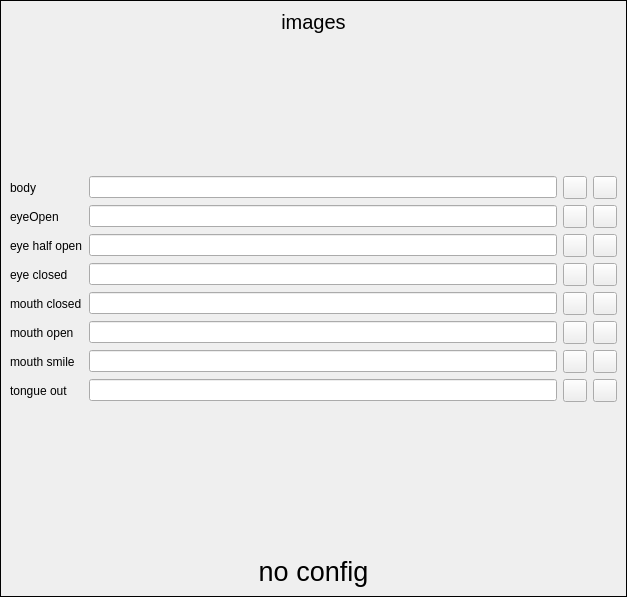
<?xml version="1.0" encoding="UTF-8"?>
<ui version="4.0">
 <class>ImageFilesWidget</class>
 <widget class="QWidget" name="ImageFilesWidget">
  <property name="geometry">
   <rect>
    <x>0</x>
    <y>0</y>
    <width>627</width>
    <height>597</height>
   </rect>
  </property>
  <property name="windowTitle">
   <string>Form</string>
  </property>
  <layout class="QVBoxLayout" name="verticalLayout">
   <property name="spacing">
    <number>0</number>
   </property>
   <property name="leftMargin">
    <number>0</number>
   </property>
   <property name="topMargin">
    <number>0</number>
   </property>
   <property name="rightMargin">
    <number>0</number>
   </property>
   <property name="bottomMargin">
    <number>0</number>
   </property>
   <item>
    <widget class="QFrame" name="imageFilesFrame">
     <property name="frameShape">
      <enum>QFrame::Box</enum>
     </property>
     <property name="frameShadow">
      <enum>QFrame::Plain</enum>
     </property>
     <layout class="QVBoxLayout" name="verticalLayout_2">
      <item>
       <widget class="QLabel" name="poseImageLabel">
        <property name="font">
         <font>
          <pointsize>15</pointsize>
         </font>
        </property>
        <property name="text">
         <string>images</string>
        </property>
        <property name="alignment">
         <set>Qt::AlignCenter</set>
        </property>
        <property name="margin">
         <number>10</number>
        </property>
       </widget>
      </item>
      <item>
       <widget class="QScrollArea" name="trackingDialogScrollArea">
        <property name="frameShape">
         <enum>QFrame::NoFrame</enum>
        </property>
        <property name="frameShadow">
         <enum>QFrame::Plain</enum>
        </property>
        <property name="verticalScrollBarPolicy">
         <enum>Qt::ScrollBarAsNeeded</enum>
        </property>
        <property name="sizeAdjustPolicy">
         <enum>QAbstractScrollArea::AdjustIgnored</enum>
        </property>
        <property name="widgetResizable">
         <bool>true</bool>
        </property>
        <property name="alignment">
         <set>Qt::AlignCenter</set>
        </property>
        <widget class="QWidget" name="trackingScrollAreaWidgetContents">
         <property name="enabled">
          <bool>true</bool>
         </property>
         <property name="geometry">
          <rect>
           <x>0</x>
           <y>0</y>
           <width>601</width>
           <height>525</height>
          </rect>
         </property>
         <property name="autoFillBackground">
          <bool>true</bool>
         </property>
         <layout class="QVBoxLayout" name="verticalLayout_5">
          <property name="leftMargin">
           <number>0</number>
          </property>
          <property name="topMargin">
           <number>0</number>
          </property>
          <property name="rightMargin">
           <number>0</number>
          </property>
          <property name="bottomMargin">
           <number>0</number>
          </property>
          <item>
           <widget class="QWidget" name="imageConfigWidget" native="true">
            <property name="sizePolicy">
             <sizepolicy hsizetype="Preferred" vsizetype="Preferred">
              <horstretch>0</horstretch>
              <verstretch>1</verstretch>
             </sizepolicy>
            </property>
            <layout class="QVBoxLayout" name="verticalLayout_14">
             <property name="leftMargin">
              <number>0</number>
             </property>
             <property name="topMargin">
              <number>0</number>
             </property>
             <property name="rightMargin">
              <number>0</number>
             </property>
             <property name="bottomMargin">
              <number>0</number>
             </property>
             <item>
              <layout class="QGridLayout" name="gridLayout">
               <property name="rightMargin">
                <number>0</number>
               </property>
               <property name="bottomMargin">
                <number>12</number>
               </property>
               <item row="4" column="0">
                <widget class="QLabel" name="eyesClosedUrlLabel">
                 <property name="text">
                  <string>eye closed</string>
                 </property>
                </widget>
               </item>
               <item row="5" column="1">
                <layout class="QHBoxLayout" name="horizontalLayout_7">
                 <item>
                  <widget class="QLineEdit" name="mouthClosedUrlLineEdit">
                   <property name="readOnly">
                    <bool>true</bool>
                   </property>
                   <property name="clearButtonEnabled">
                    <bool>false</bool>
                   </property>
                  </widget>
                 </item>
                 <item>
                  <widget class="QToolButton" name="mouthClosedUrlDeleteToolButton">
                   <property name="text">
                    <string/>
                   </property>
                  </widget>
                 </item>
                 <item>
                  <widget class="QToolButton" name="mouthClosedUrlBrowseToolButton">
                   <property name="text">
                    <string/>
                   </property>
                  </widget>
                 </item>
                </layout>
               </item>
               <item row="1" column="0">
                <widget class="QLabel" name="bodyUrlLabel">
                 <property name="text">
                  <string>body</string>
                 </property>
                </widget>
               </item>
               <item row="5" column="0">
                <widget class="QLabel" name="mouthClosedUrlLabel">
                 <property name="text">
                  <string>mouth closed</string>
                 </property>
                </widget>
               </item>
               <item row="3" column="0">
                <widget class="QLabel" name="eyesHalfOpenUrLabel">
                 <property name="text">
                  <string>eye half open</string>
                 </property>
                </widget>
               </item>
               <item row="4" column="1">
                <layout class="QHBoxLayout" name="horizontalLayout">
                 <item>
                  <widget class="QLineEdit" name="eyesClosedUrlLineEdit">
                   <property name="readOnly">
                    <bool>true</bool>
                   </property>
                   <property name="clearButtonEnabled">
                    <bool>false</bool>
                   </property>
                  </widget>
                 </item>
                 <item>
                  <widget class="QToolButton" name="eyesClosedUrlDeleteToolButton">
                   <property name="text">
                    <string/>
                   </property>
                  </widget>
                 </item>
                 <item>
                  <widget class="QToolButton" name="eyesClosedUrlBrowseToolButton">
                   <property name="text">
                    <string/>
                   </property>
                  </widget>
                 </item>
                </layout>
               </item>
               <item row="7" column="0">
                <widget class="QLabel" name="mouthSmileUrlLabel">
                 <property name="text">
                  <string>mouth smile</string>
                 </property>
                </widget>
               </item>
               <item row="6" column="0">
                <widget class="QLabel" name="mouthOpenUrlLabel">
                 <property name="text">
                  <string>mouth open</string>
                 </property>
                </widget>
               </item>
               <item row="2" column="0">
                <widget class="QLabel" name="eyesOpenUrlLabel">
                 <property name="text">
                  <string>eyeOpen</string>
                 </property>
                </widget>
               </item>
               <item row="7" column="1">
                <layout class="QHBoxLayout" name="horizontalLayout_9">
                 <item>
                  <widget class="QLineEdit" name="mouthSmileUrlLineEdit">
                   <property name="readOnly">
                    <bool>true</bool>
                   </property>
                   <property name="clearButtonEnabled">
                    <bool>false</bool>
                   </property>
                  </widget>
                 </item>
                 <item>
                  <widget class="QToolButton" name="mouthSmileUrlDeleteToolButton">
                   <property name="text">
                    <string/>
                   </property>
                  </widget>
                 </item>
                 <item>
                  <widget class="QToolButton" name="mouthSmileUrlBrowseToolButton">
                   <property name="text">
                    <string/>
                   </property>
                  </widget>
                 </item>
                </layout>
               </item>
               <item row="1" column="1">
                <layout class="QHBoxLayout" name="horizontalLayout_6">
                 <item>
                  <widget class="QLineEdit" name="bodyUrlLineEdit">
                   <property name="readOnly">
                    <bool>true</bool>
                   </property>
                   <property name="clearButtonEnabled">
                    <bool>false</bool>
                   </property>
                  </widget>
                 </item>
                 <item>
                  <widget class="QToolButton" name="bodyUrlDeleteToolButton">
                   <property name="text">
                    <string/>
                   </property>
                  </widget>
                 </item>
                 <item>
                  <widget class="QToolButton" name="bodyUrlBrowseToolButton">
                   <property name="text">
                    <string/>
                   </property>
                  </widget>
                 </item>
                </layout>
               </item>
               <item row="6" column="1">
                <layout class="QHBoxLayout" name="horizontalLayout_8">
                 <item>
                  <widget class="QLineEdit" name="mouthOpenUrlLineEdit">
                   <property name="readOnly">
                    <bool>true</bool>
                   </property>
                   <property name="clearButtonEnabled">
                    <bool>false</bool>
                   </property>
                  </widget>
                 </item>
                 <item>
                  <widget class="QToolButton" name="mouthOpenUrlDeleteToolButton">
                   <property name="text">
                    <string/>
                   </property>
                  </widget>
                 </item>
                 <item>
                  <widget class="QToolButton" name="mouthOpenUrlBrowseToolButton">
                   <property name="text">
                    <string/>
                   </property>
                  </widget>
                 </item>
                </layout>
               </item>
               <item row="3" column="1">
                <layout class="QHBoxLayout" name="horizontalLayout_5">
                 <item>
                  <widget class="QLineEdit" name="eyesHalfOpenUrlEdit">
                   <property name="readOnly">
                    <bool>true</bool>
                   </property>
                   <property name="clearButtonEnabled">
                    <bool>false</bool>
                   </property>
                  </widget>
                 </item>
                 <item>
                  <widget class="QToolButton" name="eyesHalfOpenUrlDeleteToolButton">
                   <property name="text">
                    <string/>
                   </property>
                  </widget>
                 </item>
                 <item>
                  <widget class="QToolButton" name="eyesHalfOpenUrlBrowseToolButton">
                   <property name="text">
                    <string/>
                   </property>
                  </widget>
                 </item>
                </layout>
               </item>
               <item row="2" column="1">
                <layout class="QHBoxLayout" name="horizontalLayout_4">
                 <item>
                  <widget class="QLineEdit" name="eyesOpenUrlLineEdit">
                   <property name="readOnly">
                    <bool>true</bool>
                   </property>
                   <property name="clearButtonEnabled">
                    <bool>false</bool>
                   </property>
                  </widget>
                 </item>
                 <item>
                  <widget class="QToolButton" name="eyesOpenUrlDeleteToolButton">
                   <property name="text">
                    <string/>
                   </property>
                  </widget>
                 </item>
                 <item>
                  <widget class="QToolButton" name="eyesOpenUrlBrowseToolButton">
                   <property name="text">
                    <string/>
                   </property>
                  </widget>
                 </item>
                </layout>
               </item>
               <item row="8" column="0">
                <widget class="QLabel" name="tongueOutUrlLabel">
                 <property name="text">
                  <string>tongue out</string>
                 </property>
                </widget>
               </item>
               <item row="8" column="1">
                <layout class="QHBoxLayout" name="horizontalLayout_10">
                 <item>
                  <widget class="QLineEdit" name="tongueOutUrlLineEdit">
                   <property name="readOnly">
                    <bool>true</bool>
                   </property>
                   <property name="clearButtonEnabled">
                    <bool>false</bool>
                   </property>
                  </widget>
                 </item>
                 <item>
                  <widget class="QToolButton" name="tongueOutUrlDeleteToolButton">
                   <property name="text">
                    <string/>
                   </property>
                  </widget>
                 </item>
                 <item>
                  <widget class="QToolButton" name="tongueOutUrlBrowseToolButton">
                   <property name="text">
                    <string/>
                   </property>
                  </widget>
                 </item>
                </layout>
               </item>
              </layout>
             </item>
            </layout>
           </widget>
          </item>
          <item>
           <widget class="QLabel" name="noConfigLabel">
            <property name="font">
             <font>
              <pointsize>20</pointsize>
             </font>
            </property>
            <property name="text">
             <string>no config</string>
            </property>
            <property name="alignment">
             <set>Qt::AlignCenter</set>
            </property>
            <property name="margin">
             <number>0</number>
            </property>
           </widget>
          </item>
         </layout>
        </widget>
       </widget>
      </item>
     </layout>
    </widget>
   </item>
  </layout>
 </widget>
 <resources/>
 <connections/>
</ui>
